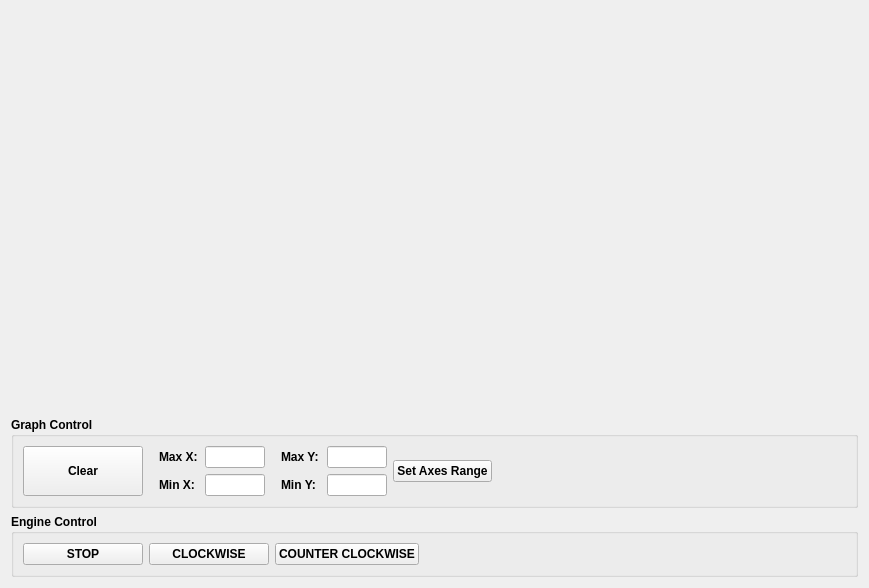
<?xml version="1.0" encoding="UTF-8"?>
<ui version="4.0">
 <class>channelControl</class>
 <widget class="QWidget" name="channelControl">
  <property name="geometry">
   <rect>
    <x>0</x>
    <y>0</y>
    <width>869</width>
    <height>567</height>
   </rect>
  </property>
  <property name="windowTitle">
   <string>Form</string>
  </property>
  <layout class="QVBoxLayout" name="verticalLayout">
   <item>
    <widget class="QCustomPlot" name="plote" native="true">
     <property name="minimumSize">
      <size>
       <width>0</width>
       <height>400</height>
      </size>
     </property>
    </widget>
   </item>
   <item>
    <widget class="QGroupBox" name="groupBox_2">
     <property name="font">
      <font>
       <weight>75</weight>
       <bold>true</bold>
      </font>
     </property>
     <property name="title">
      <string>Graph Control</string>
     </property>
     <layout class="QHBoxLayout" name="horizontalLayout_2">
      <item>
       <widget class="QPushButton" name="pushButtonClearAxes">
        <property name="minimumSize">
         <size>
          <width>120</width>
          <height>0</height>
         </size>
        </property>
        <property name="maximumSize">
         <size>
          <width>120</width>
          <height>120</height>
         </size>
        </property>
        <property name="text">
         <string>Clear</string>
        </property>
       </widget>
      </item>
      <item>
       <layout class="QGridLayout" name="gridLayout_2">
        <property name="leftMargin">
         <number>10</number>
        </property>
        <item row="0" column="0">
         <widget class="QLabel" name="label">
          <property name="minimumSize">
           <size>
            <width>40</width>
            <height>0</height>
           </size>
          </property>
          <property name="maximumSize">
           <size>
            <width>40</width>
            <height>16777215</height>
           </size>
          </property>
          <property name="text">
           <string>Max X:</string>
          </property>
         </widget>
        </item>
        <item row="1" column="0">
         <widget class="QLabel" name="label_2">
          <property name="minimumSize">
           <size>
            <width>40</width>
            <height>0</height>
           </size>
          </property>
          <property name="maximumSize">
           <size>
            <width>40</width>
            <height>16777215</height>
           </size>
          </property>
          <property name="text">
           <string>Min X:</string>
          </property>
         </widget>
        </item>
        <item row="0" column="1">
         <widget class="QLineEdit" name="lineEditMaxXAxes">
          <property name="sizePolicy">
           <sizepolicy hsizetype="Fixed" vsizetype="Fixed">
            <horstretch>0</horstretch>
            <verstretch>0</verstretch>
           </sizepolicy>
          </property>
          <property name="minimumSize">
           <size>
            <width>60</width>
            <height>0</height>
           </size>
          </property>
          <property name="maximumSize">
           <size>
            <width>60</width>
            <height>16777215</height>
           </size>
          </property>
         </widget>
        </item>
        <item row="1" column="1">
         <widget class="QLineEdit" name="lineEditMinXAxes">
          <property name="sizePolicy">
           <sizepolicy hsizetype="Fixed" vsizetype="Fixed">
            <horstretch>0</horstretch>
            <verstretch>0</verstretch>
           </sizepolicy>
          </property>
          <property name="minimumSize">
           <size>
            <width>60</width>
            <height>0</height>
           </size>
          </property>
          <property name="maximumSize">
           <size>
            <width>60</width>
            <height>16777215</height>
           </size>
          </property>
         </widget>
        </item>
       </layout>
      </item>
      <item>
       <layout class="QGridLayout" name="gridLayout_3">
        <property name="leftMargin">
         <number>10</number>
        </property>
        <item row="0" column="0">
         <widget class="QLabel" name="label_3">
          <property name="minimumSize">
           <size>
            <width>40</width>
            <height>0</height>
           </size>
          </property>
          <property name="maximumSize">
           <size>
            <width>40</width>
            <height>16777215</height>
           </size>
          </property>
          <property name="text">
           <string>Max Y:</string>
          </property>
         </widget>
        </item>
        <item row="1" column="0">
         <widget class="QLabel" name="label_4">
          <property name="minimumSize">
           <size>
            <width>40</width>
            <height>0</height>
           </size>
          </property>
          <property name="maximumSize">
           <size>
            <width>40</width>
            <height>16777215</height>
           </size>
          </property>
          <property name="text">
           <string>Min Y:</string>
          </property>
         </widget>
        </item>
        <item row="0" column="1">
         <widget class="QLineEdit" name="lineEditMaxYAxes">
          <property name="sizePolicy">
           <sizepolicy hsizetype="Fixed" vsizetype="Fixed">
            <horstretch>0</horstretch>
            <verstretch>0</verstretch>
           </sizepolicy>
          </property>
          <property name="minimumSize">
           <size>
            <width>60</width>
            <height>0</height>
           </size>
          </property>
          <property name="maximumSize">
           <size>
            <width>60</width>
            <height>16777215</height>
           </size>
          </property>
         </widget>
        </item>
        <item row="1" column="1">
         <widget class="QLineEdit" name="lineEditMinYAxes">
          <property name="sizePolicy">
           <sizepolicy hsizetype="Fixed" vsizetype="Fixed">
            <horstretch>0</horstretch>
            <verstretch>0</verstretch>
           </sizepolicy>
          </property>
          <property name="minimumSize">
           <size>
            <width>60</width>
            <height>0</height>
           </size>
          </property>
          <property name="maximumSize">
           <size>
            <width>60</width>
            <height>16777215</height>
           </size>
          </property>
         </widget>
        </item>
       </layout>
      </item>
      <item>
       <widget class="QPushButton" name="pushButtonSetAxesRanges">
        <property name="text">
         <string>Set Axes Range</string>
        </property>
       </widget>
      </item>
      <item>
       <spacer name="horizontalSpacer_2">
        <property name="orientation">
         <enum>Qt::Horizontal</enum>
        </property>
        <property name="sizeHint" stdset="0">
         <size>
          <width>200</width>
          <height>20</height>
         </size>
        </property>
       </spacer>
      </item>
     </layout>
    </widget>
   </item>
   <item>
    <widget class="QGroupBox" name="groupBox">
     <property name="font">
      <font>
       <weight>75</weight>
       <bold>true</bold>
      </font>
     </property>
     <property name="title">
      <string>Engine Control</string>
     </property>
     <layout class="QHBoxLayout" name="horizontalLayout">
      <item>
       <widget class="QPushButton" name="pushButtonStop">
        <property name="minimumSize">
         <size>
          <width>120</width>
          <height>0</height>
         </size>
        </property>
        <property name="maximumSize">
         <size>
          <width>16777215</width>
          <height>120</height>
         </size>
        </property>
        <property name="text">
         <string>STOP</string>
        </property>
       </widget>
      </item>
      <item>
       <widget class="QPushButton" name="pushButtonStartClockWise">
        <property name="minimumSize">
         <size>
          <width>120</width>
          <height>0</height>
         </size>
        </property>
        <property name="maximumSize">
         <size>
          <width>120</width>
          <height>120</height>
         </size>
        </property>
        <property name="text">
         <string>CLOCKWISE</string>
        </property>
       </widget>
      </item>
      <item>
       <widget class="QPushButton" name="pushButtonStartContrClockWise">
        <property name="minimumSize">
         <size>
          <width>120</width>
          <height>0</height>
         </size>
        </property>
        <property name="maximumSize">
         <size>
          <width>16777215</width>
          <height>120</height>
         </size>
        </property>
        <property name="text">
         <string>COUNTER CLOCKWISE</string>
        </property>
       </widget>
      </item>
      <item>
       <spacer name="horizontalSpacer">
        <property name="orientation">
         <enum>Qt::Horizontal</enum>
        </property>
        <property name="sizeHint" stdset="0">
         <size>
          <width>40</width>
          <height>20</height>
         </size>
        </property>
       </spacer>
      </item>
     </layout>
    </widget>
   </item>
  </layout>
 </widget>
 <customwidgets>
  <customwidget>
   <class>QCustomPlot</class>
   <extends>QWidget</extends>
   <header>qcustomplot.h</header>
   <container>1</container>
  </customwidget>
 </customwidgets>
 <resources/>
 <connections/>
</ui>
